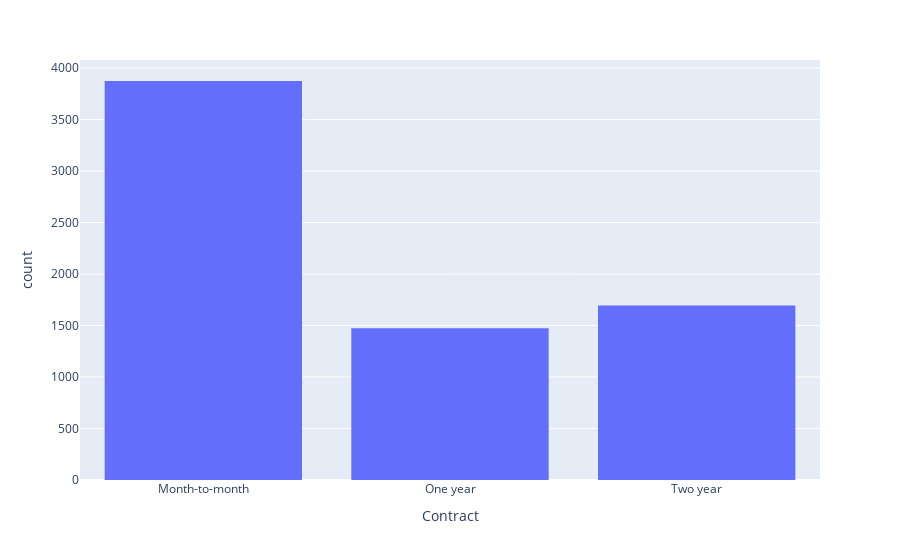

This figure's notebook cell:
### Markdown cell above
## **Contract Type**

### Code cell
# Preferred Service Contract Type
px.histogram(df,'Contract')

### Figure 1 — Plotly figure (JSON) as saved in the notebook; plotly's stock layout.template omitted (floating-point values rounded to 4 significant figures; data arrays with more than 128 entries replaced by an {"elided": "..."} marker saying what was removed)
{"data": [{"alignmentgroup": "True", "bingroup": "x", "hovertemplate": "Contract=%{x}<br>count=%{y}<extra></extra>", "legendgroup": "", "marker": {"color": "#636efa", "pattern": {"shape": ""}}, "name": "", "offsetgroup": "", "orientation": "v", "showlegend": false, "type": "histogram", "x": {"elided": "7043 str values"}, "xaxis": "x", "yaxis": "y"}], "layout": {"barmode": "relative", "legend": {"tracegroupgap": 0}, "margin": {"t": 60}, "xaxis": {"anchor": "y", "domain": [0, 1], "title": {"text": "Contract"}}, "yaxis": {"anchor": "x", "domain": [0, 1], "title": {"text": "count"}}}}
